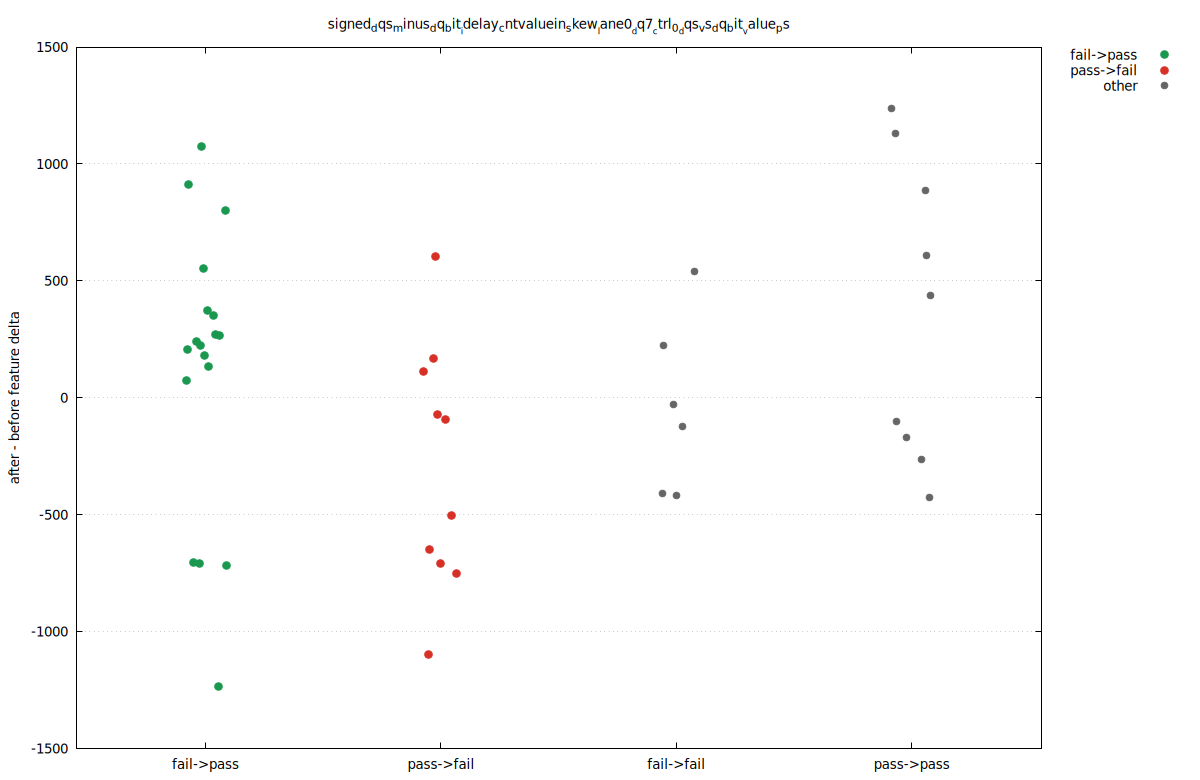

Recreate this plot in gnuplot.
set terminal pngcairo size 1200,780 enhanced font 'DejaVu Sans,10'
set output 'delta_07.png'
set datafile separator comma
set key outside right top
set grid ytics
set xrange [0.45:4.55]
set xtics ('fail->pass' 1, 'pass->fail' 2, 'fail->fail' 3, 'pass->pass' 4)
set ylabel 'after - before feature delta'
set title 'signed_dqs_minus_dq_bit__idelay_cntvaluein_skew__lane0__dq7__ctrl_0__dqs_vs_dq_bit__value_ps'
plot \
  'delta_07.dat' using 1:3 with points pt 7 ps 1.25 lc rgb '#1a9850' title 'fail->pass', \
  'delta_07.dat' using 1:4 with points pt 7 ps 1.25 lc rgb '#d73027' title 'pass->fail', \
  'delta_07.dat' using 1:5 with points pt 7 ps 1.1 lc rgb '#666666' title 'other'
